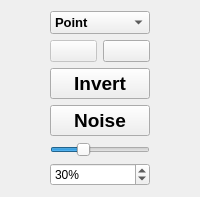
      <widget class="QWidget" name="tab_draw">
       <attribute name="title">
        <string>Draw02</string>
       </attribute>
       <layout class="QGridLayout" name="gridLayout_2">
        <item row="0" column="0">
         <widget class="QComboBox" name="comboBox_2">
          <property name="maximumSize">
           <size>
            <width>100</width>
            <height>30</height>
           </size>
          </property>
          <property name="font">
           <font>
            <pointsize>10</pointsize>
            <weight>75</weight>
            <bold>true</bold>
           </font>
          </property>
          <item>
           <property name="text">
            <string>Point</string>
           </property>
          </item>
          <item>
           <property name="text">
            <string>Square</string>
           </property>
          </item>
          <item>
           <property name="text">
            <string>Line</string>
           </property>
          </item>
          <item>
           <property name="text">
            <string>Fill</string>
           </property>
          </item>
         </widget>
        </item>
        <item row="1" column="0">
         <layout class="QHBoxLayout" name="horizontalLayout_2">
          <property name="bottomMargin">
           <number>0</number>
          </property>
          <item>
           <widget class="QPushButton" name="pushButton_7">
            <property name="enabled">
             <bool>false</bool>
            </property>
            <property name="sizePolicy">
             <sizepolicy hsizetype="Preferred" vsizetype="Preferred">
              <horstretch>0</horstretch>
              <verstretch>0</verstretch>
             </sizepolicy>
            </property>
            <property name="maximumSize">
             <size>
              <width>50</width>
              <height>50</height>
             </size>
            </property>
            <property name="styleSheet">
             <string notr="true">QPushButton{
	background-color: rgb(255, 255, 255);
}

QPushButton:hover{
	background-color: #cccccc;
}

QPushButton:disabled{
	border: 2px solid;
	border-color: rgb(0, 0, 0);
}

QPushButton:pressed{
	background-color: rgb(100, 100, 100);
}d</string>
            </property>
            <property name="text">
             <string/>
            </property>
            <property name="checkable">
             <bool>false</bool>
            </property>
            <property name="checked">
             <bool>false</bool>
            </property>
           </widget>
          </item>
          <item>
           <widget class="QPushButton" name="pushButton_9">
            <property name="sizePolicy">
             <sizepolicy hsizetype="Preferred" vsizetype="Preferred">
              <horstretch>0</horstretch>
              <verstretch>0</verstretch>
             </sizepolicy>
            </property>
            <property name="maximumSize">
             <size>
              <width>50</width>
              <height>50</height>
             </size>
            </property>
            <property name="styleSheet">
             <string notr="true">QPushButton{
	background-color: #000000;
}

QPushButton:disabled{
	border: 2px solid;
	border-color: #FFFFFF;
}

QPushButton:hover{
	background-color: #0a0a0a;
}

QPushButton:pressed{
	background-color: rgb(100, 100, 100);
}r</string>
            </property>
            <property name="text">
             <string/>
            </property>
            <property name="checkable">
             <bool>false</bool>
            </property>
           </widget>
          </item>
         </layout>
        </item>
        <item row="2" column="0">
         <layout class="QVBoxLayout" name="verticalLayout_7" stretch="2,2,1,1">
          <item>
           <widget class="QPushButton" name="pushButton_21">
            <property name="sizePolicy">
             <sizepolicy hsizetype="Preferred" vsizetype="Preferred">
              <horstretch>0</horstretch>
              <verstretch>0</verstretch>
             </sizepolicy>
            </property>
            <property name="minimumSize">
             <size>
              <width>10</width>
              <height>10</height>
             </size>
            </property>
            <property name="maximumSize">
             <size>
              <width>100</width>
              <height>100</height>
             </size>
            </property>
            <property name="font">
             <font>
              <pointsize>14</pointsize>
              <weight>75</weight>
              <bold>true</bold>
             </font>
            </property>
            <property name="contextMenuPolicy">
             <enum>Qt::PreventContextMenu</enum>
            </property>
            <property name="text">
             <string>Invert</string>
            </property>
           </widget>
          </item>
          <item>
           <widget class="QPushButton" name="pushButton_19">
            <property name="sizePolicy">
             <sizepolicy hsizetype="Preferred" vsizetype="Preferred">
              <horstretch>0</horstretch>
              <verstretch>0</verstretch>
             </sizepolicy>
            </property>
            <property name="minimumSize">
             <size>
              <width>10</width>
              <height>10</height>
             </size>
            </property>
            <property name="maximumSize">
             <size>
              <width>100</width>
              <height>100</height>
             </size>
            </property>
            <property name="font">
             <font>
              <pointsize>14</pointsize>
              <weight>75</weight>
              <bold>true</bold>
             </font>
            </property>
            <property name="contextMenuPolicy">
             <enum>Qt::PreventContextMenu</enum>
            </property>
            <property name="text">
             <string>Noise</string>
            </property>
           </widget>
          </item>
          <item>
           <widget class="QSlider" name="noise_slider_4">
            <property name="sizePolicy">
             <sizepolicy hsizetype="MinimumExpanding" vsizetype="Preferred">
              <horstretch>0</horstretch>
              <verstretch>0</verstretch>
             </sizepolicy>
            </property>
            <property name="maximumSize">
             <size>
              <width>100</width>
              <height>20</height>
             </size>
            </property>
            <property name="maximum">
             <number>100</number>
            </property>
            <property name="value">
             <number>30</number>
            </property>
            <property name="orientation">
             <enum>Qt::Horizontal</enum>
            </property>
           </widget>
          </item>
          <item>
           <widget class="QSpinBox" name="spinBox_5">
            <property name="sizePolicy">
             <sizepolicy hsizetype="Preferred" vsizetype="Preferred">
              <horstretch>0</horstretch>
              <verstretch>0</verstretch>
             </sizepolicy>
            </property>
            <property name="maximumSize">
             <size>
              <width>100</width>
              <height>30</height>
             </size>
            </property>
            <property name="suffix">
             <string>%</string>
            </property>
            <property name="maximum">
             <number>100</number>
            </property>
            <property name="singleStep">
             <number>10</number>
            </property>
            <property name="stepType">
             <enum>QAbstractSpinBox::DefaultStepType</enum>
            </property>
            <property name="value">
             <number>30</number>
            </property>
           </widget>
          </item>
         </layout>
        </item>
       </layout>
      </widget>
